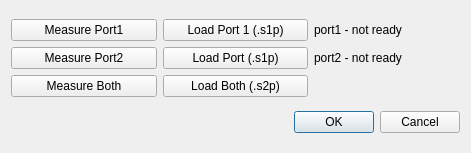
<?xml version="1.0" encoding="UTF-8"?>
<ui version="4.0">
 <class>ReflectDialog</class>
 <widget class="QDialog" name="ReflectDialog">
  <property name="geometry">
   <rect>
    <x>0</x>
    <y>0</y>
    <width>471</width>
    <height>153</height>
   </rect>
  </property>
  <property name="windowTitle">
   <string>Dialog</string>
  </property>
  <layout class="QVBoxLayout" name="verticalLayout">
   <item>
    <layout class="QGridLayout" name="gridLayout">
     <item row="1" column="2">
      <widget class="QLabel" name="label_port2">
       <property name="text">
        <string>port2 - not ready</string>
       </property>
      </widget>
     </item>
     <item row="0" column="1">
      <widget class="QPushButton" name="btn_loadPort1">
       <property name="text">
        <string>Load Port 1 (.s1p)</string>
       </property>
      </widget>
     </item>
     <item row="1" column="1">
      <widget class="QPushButton" name="btn_loadPort2">
       <property name="text">
        <string>Load Port (.s1p)</string>
       </property>
      </widget>
     </item>
     <item row="0" column="2">
      <widget class="QLabel" name="label_port1">
       <property name="text">
        <string>port1 - not ready</string>
       </property>
      </widget>
     </item>
     <item row="1" column="0">
      <widget class="QPushButton" name="btn_measurePort2">
       <property name="text">
        <string>Measure Port2</string>
       </property>
      </widget>
     </item>
     <item row="0" column="0">
      <widget class="QPushButton" name="btn_measurePort1">
       <property name="text">
        <string>Measure Port1</string>
       </property>
      </widget>
     </item>
     <item row="2" column="0">
      <widget class="QPushButton" name="btn_measureBoth">
       <property name="text">
        <string>Measure Both</string>
       </property>
      </widget>
     </item>
     <item row="2" column="1">
      <widget class="QPushButton" name="btn_loadBoth">
       <property name="text">
        <string>Load Both (.s2p)</string>
       </property>
      </widget>
     </item>
    </layout>
   </item>
   <item>
    <widget class="QDialogButtonBox" name="buttonBox">
     <property name="orientation">
      <enum>Qt::Horizontal</enum>
     </property>
     <property name="standardButtons">
      <set>QDialogButtonBox::Cancel|QDialogButtonBox::Ok</set>
     </property>
    </widget>
   </item>
  </layout>
 </widget>
 <resources/>
 <connections>
  <connection>
   <sender>buttonBox</sender>
   <signal>accepted()</signal>
   <receiver>ReflectDialog</receiver>
   <slot>accept()</slot>
   <hints>
    <hint type="sourcelabel">
     <x>248</x>
     <y>254</y>
    </hint>
    <hint type="destinationlabel">
     <x>157</x>
     <y>274</y>
    </hint>
   </hints>
  </connection>
  <connection>
   <sender>buttonBox</sender>
   <signal>rejected()</signal>
   <receiver>ReflectDialog</receiver>
   <slot>reject()</slot>
   <hints>
    <hint type="sourcelabel">
     <x>316</x>
     <y>260</y>
    </hint>
    <hint type="destinationlabel">
     <x>286</x>
     <y>274</y>
    </hint>
   </hints>
  </connection>
 </connections>
</ui>
